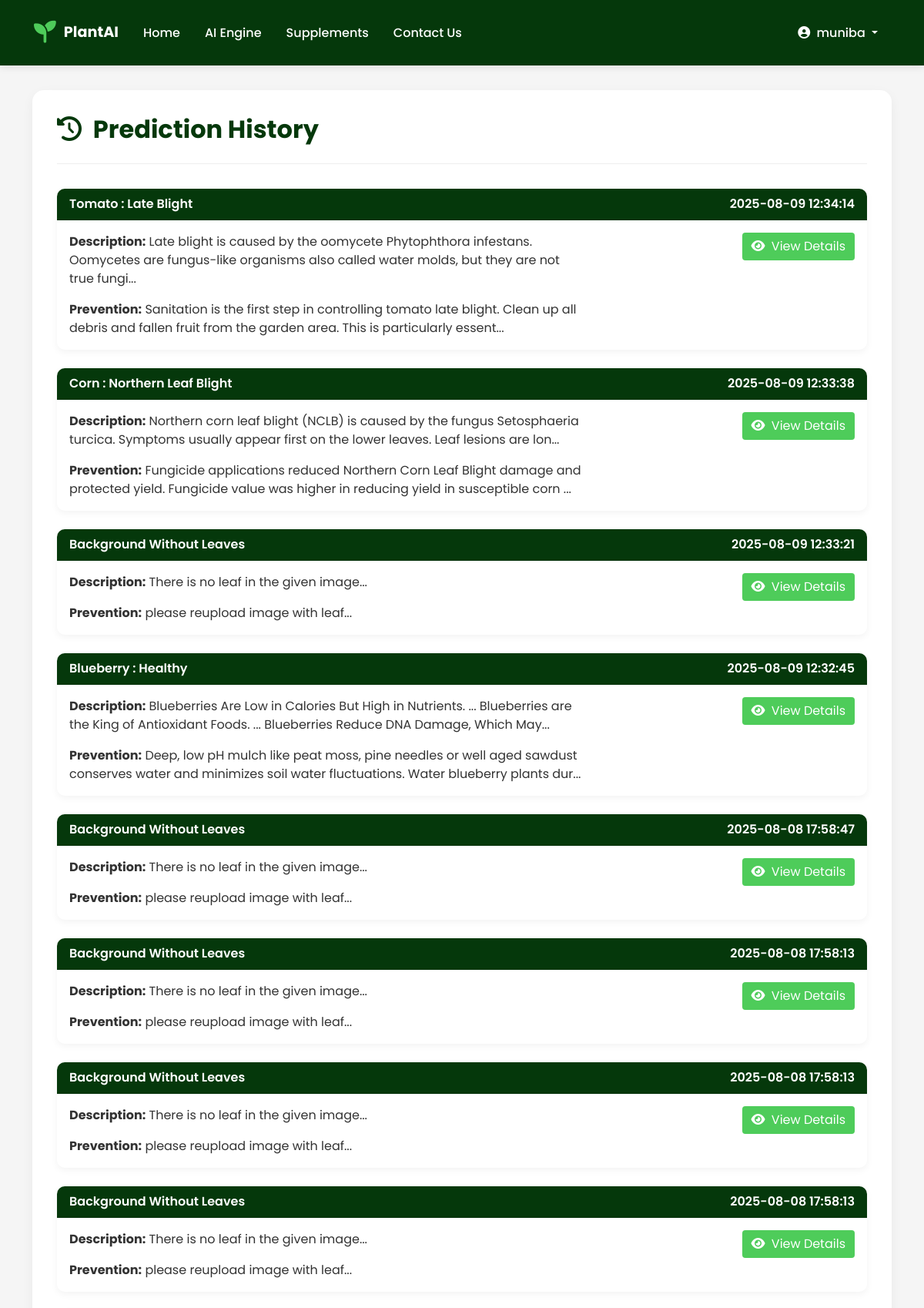
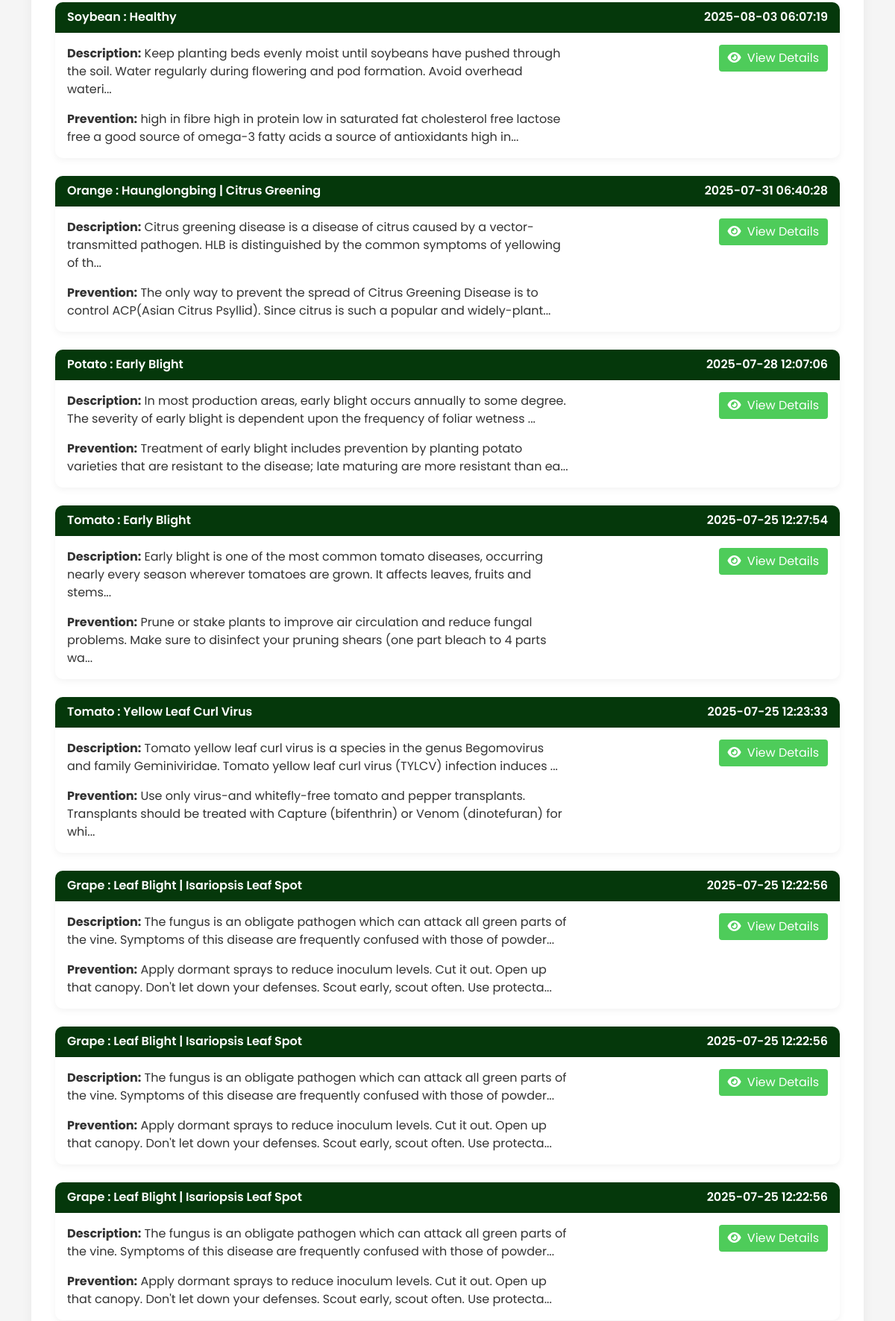
The app's page /history (signed in, upper part) with its own data (2 pictures, top to bottom).
### tables this page shows
CREATE TABLE predictions (
            id INTEGER PRIMARY KEY AUTOINCREMENT,
            user_id INTEGER NOT NULL,
            disease_name TEXT NOT NULL,
            description TEXT NOT NULL,
            prevention TEXT NOT NULL,
            supplement_name TEXT,
            supplement_image TEXT,
            supplement_link TEXT,
            image_path TEXT,
            predicted_at TIMESTAMP DEFAULT CURRENT_TIMESTAMP,
            FOREIGN KEY (user_id) REFERENCES users (id)
        );

### Flask Deployed App/app.py (the view)
@app.route('/history')
def history():
    if 'user_id' not in session:
        flash('Please log in to view your history', 'warning')
        return redirect(url_for('login'))
    conn = get_db_connection()
    predictions = conn.execute('''
        SELECT * FROM predictions
        WHERE user_id = ?
        ORDER BY predicted_at DESC
    ''', (session['user_id'],)).fetchall()
    conn.close()
    return render_template('history.html', predictions=predictions)

### Flask Deployed App/app.py (called while the page is built)
def get_db_connection():
    conn = sqlite3.connect('database.db')
    conn.row_factory = sqlite3.Row
    return conn

### Flask Deployed App/templates/history.html (shortened to what this page needs)
{% extends "base.html" %}  {% block content %}
<body>
  <div class="container">
    <div class="history-container">
      <div class="history-header">
        <h2 class="history-title">
          <i class="fas fa-history me-2"></i> Prediction History
        </h2>
      </div>
      {% if predictions %} {% for prediction in predictions %}
      <div class="card history-card">
        <div class="card-header">
          {{ prediction['disease_name'] }}
          <span class="float-end"> {{ prediction['predicted_at'] }} </span>
        </div>
        <div class="card-body">
          <div class="row">
            <div class="col-md-8">
              <p class="card-text">
                <strong>Description:</strong> {{ prediction['description'][:150]
                }}...
              </p>
              <p class="card-text">
                <strong>Prevention:</strong> {{ prediction['prevention'][:150]
                }}...
              </p>
            </div>
            <div class="col-md-4 text-end">
              <a
                href="#"
                class="btn btn-view"
                data-bs-toggle="modal"
                data-bs-target="#detailsModal{{ prediction['id'] }}"
              >
                <i class="fas fa-eye me-1"></i> View Details
              </a>
            </div>
          </div>
        </div>
      </div>
      {% endfor %} {% endif %}
    </div>
  </div>
</body>
{% endblock %}

### Flask Deployed App/templates/base.html (style rules this page uses)
:root { --primary-color: #05380b; --secondary-color: #4ecc5a; --light-color: #f8f9fa; --dark-color: #042908; --accent-color: #3aab49; }
body { font-family: "Poppins", sans-serif; background-color: var(--light-color); color: #333; overflow-x: hidden; }

### Flask Deployed App/templates/history.html (style rules this page uses)
:root { --primary-color: #05380b; --secondary-color: #4ecc5a; --light-color: #f8f9fa; --dark-color: #042908; }
body { font-family: "Poppins", sans-serif; background-color: #f5f5f5; }
.history-container { max-width: 1200px; margin: 2rem auto; background: white; border-radius: 15px; box-shadow: 0 5px 15px rgba(0, 0, 0, 0.05); overflow: hidden; padding: 2rem; }
.history-header { margin-bottom: 2rem; border-bottom: 1px solid #eee; padding-bottom: 1rem; }
.history-title { color: var(--primary-color); font-weight: 700; }
.history-card { border: none; border-radius: 10px; box-shadow: 0 3px 10px rgba(0, 0, 0, 0.05); margin-bottom: 1.5rem; transition: all 0.3s ease; }
.history-card .card-header { background-color: var(--primary-color); color: white; font-weight: 600; border-radius: 10px 10px 0 0 !important; }
.btn-view { background-color: var(--secondary-color); color: white; border: none; }

### records on screen
predictions: disease_name "Tomato : Late Blight", predicted_at "2025-08-09 12:34:14", description "Late blight is caused by the oomycete Phytophthora infestans. Oomycetes are fungus-like organisms also called water molds, but they are not true fungi", prevention "Sanitation is the first step in controlling tomato late blight. Clean up all debris and fallen fruit from the garden area. This is particularly essent"
predictions: disease_name "Corn : Northern Leaf Blight", predicted_at "2025-08-09 12:33:38", description "Northern corn leaf blight (NCLB) is caused by the fungus Setosphaeria turcica. Symptoms usually appear first on the lower leaves. Leaf lesions are lon", prevention "Fungicide applications reduced Northern Corn Leaf Blight damage and protected yield. Fungicide value was higher in reducing yield in susceptible corn"
predictions: disease_name "Background Without Leaves", predicted_at "2025-08-09 12:33:21", description "There is no leaf in the given image", prevention "please reupload image with leaf"
predictions: disease_name "Blueberry : Healthy", predicted_at "2025-08-09 12:32:45", description "Blueberries Are Low in Calories But High in Nutrients. ... Blueberries are the King of Antioxidant Foods. ... Blueberries Reduce DNA Damage, Which May", prevention "Deep, low pH mulch like peat moss, pine needles or well aged sawdust conserves water and minimizes soil water fluctuations. Water blueberry plants dur"
predictions: disease_name "Background Without Leaves", predicted_at "2025-08-08 17:58:47", description "There is no leaf in the given image", prevention "please reupload image with leaf"
predictions: disease_name "Background Without Leaves", predicted_at "2025-08-08 17:58:13", description "There is no leaf in the given image", prevention "please reupload image with leaf"
predictions: disease_name "Background Without Leaves", predicted_at "2025-08-08 17:58:13", description "There is no leaf in the given image", prevention "please reupload image with leaf"
predictions: disease_name "Background Without Leaves", predicted_at "2025-08-08 17:58:13", description "There is no leaf in the given image", prevention "please reupload image with leaf"
predictions: disease_name "Soybean : Healthy", predicted_at "2025-08-03 06:07:19", description "Keep planting beds evenly moist until soybeans have pushed through the soil. Water regularly during flowering and pod formation. Avoid overhead wateri", prevention "high in fibre high in protein low in saturated fat cholesterol free lactose free a good source of omega-3 fatty acids a source of antioxidants high in"
predictions: disease_name "Orange : Haunglongbing | Citrus Greening", predicted_at "2025-07-31 06:40:28", description "Citrus greening disease is a disease of citrus caused by a vector-transmitted pathogen. HLB is distinguished by the common symptoms of yellowing of th", prevention "The only way to prevent the spread of Citrus Greening Disease is to control ACP(Asian Citrus Psyllid). Since citrus is such a popular and widely-plant"
predictions: disease_name "Potato : Early Blight", predicted_at "2025-07-28 12:07:06", description "In most production areas, early blight occurs annually to some degree. The severity of early blight is dependent upon the frequency of foliar wetness", prevention "Treatment of early blight includes prevention by planting potato varieties that are resistant to the disease; late maturing are more resistant than ea"
predictions: disease_name "Tomato : Early Blight", predicted_at "2025-07-25 12:27:54", description "Early blight is one of the most common tomato diseases, occurring nearly every season wherever tomatoes are grown. It affects leaves, fruits and stems", prevention "Prune or stake plants to improve air circulation and reduce fungal problems. Make sure to disinfect your pruning shears (one part bleach to 4 parts wa"
predictions: disease_name "Tomato : Yellow Leaf Curl Virus", predicted_at "2025-07-25 12:23:33", description "Tomato yellow leaf curl virus is a species in the genus Begomovirus and family Geminiviridae. Tomato yellow leaf curl virus (TYLCV) infection induces", prevention "Use only virus-and whitefly-free tomato and pepper transplants. Transplants should be treated with Capture (bifenthrin) or Venom (dinotefuran) for whi"
predictions: disease_name "Grape : Leaf Blight | Isariopsis Leaf Spot", predicted_at "2025-07-25 12:22:56", description "The fungus is an obligate pathogen which can attack all green parts of the vine. Symptoms of this disease are frequently confused with those of powder", prevention "Apply dormant sprays to reduce inoculum levels. Cut it out. Open up that canopy. Don't let down your defenses. Scout early, scout often. Use protecta"
predictions: disease_name "Grape : Leaf Blight | Isariopsis Leaf Spot", predicted_at "2025-07-25 12:22:56", description "The fungus is an obligate pathogen which can attack all green parts of the vine. Symptoms of this disease are frequently confused with those of powder", prevention "Apply dormant sprays to reduce inoculum levels. Cut it out. Open up that canopy. Don't let down your defenses. Scout early, scout often. Use protecta"
predictions: disease_name "Grape : Leaf Blight | Isariopsis Leaf Spot", predicted_at "2025-07-25 12:22:56", description "The fungus is an obligate pathogen which can attack all green parts of the vine. Symptoms of this disease are frequently confused with those of powder", prevention "Apply dormant sprays to reduce inoculum levels. Cut it out. Open up that canopy. Don't let down your defenses. Scout early, scout often. Use protecta"

### other values on screen
{{ session['username'] }} "muniba"
